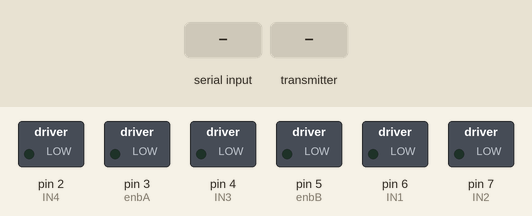
The sketch below on a simulated Arduino Uno, built with avr-gcc and run on an emulated ATmega328P. Parts: switched loads named in the sketch (green lamp = pin HIGH). Inputs (shaded band) come from the test bench. No radio packets arrive unless stated; what the sketch prints to the serial monitor is not drawn.

Above: at 1.2 s.
1.3 s: "1" received over Serial
At 2.1 s:
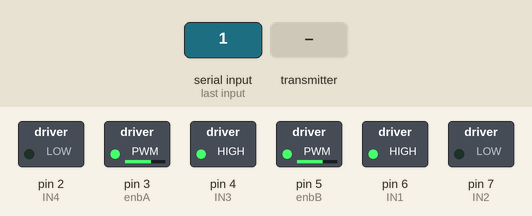
2.8 s: the transmitter starts sending data.0 = 0
At 3.2 s:
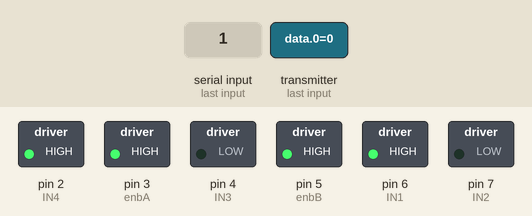
4.3 s: the transmitter starts sending data.1 = 256
At 5.5 s:
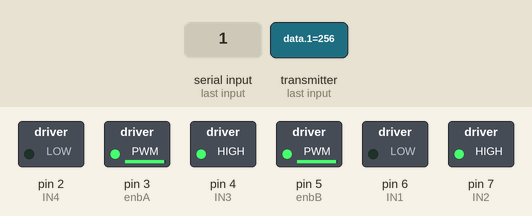
5.8 s: "2" received over Serial
7.3 s: "3" received over Serial
At 8.3 s:
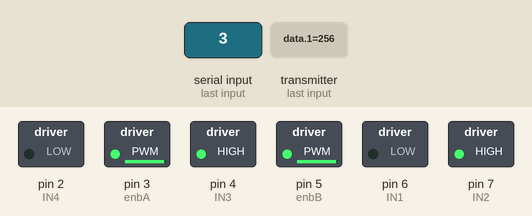
8.8 s: "4" received over Serial
At 9.7 s:
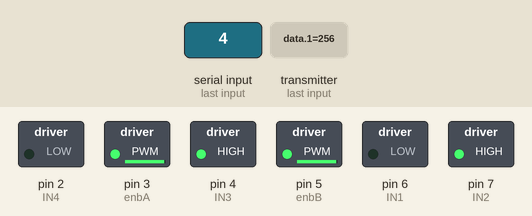
Timing chart, 0 to 11.3 s (numbered marks = the images above; inputs shaded):
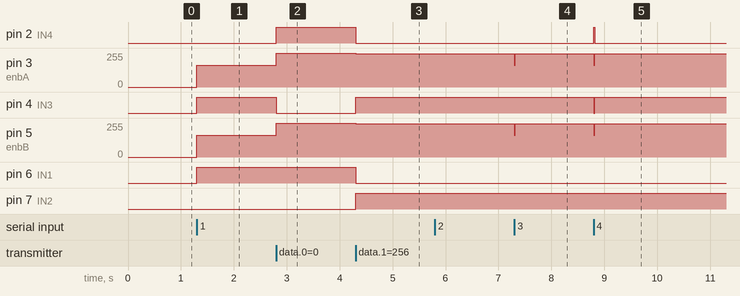

The sketch:

script100_.ino
```cpp
//necessary libraries

#include <SPI.h>      //SPI library for communicate with the nRF24L01+
#include "RF24.h"     //The main library of the nRF24L01+
#include <SoftwareSerial.h> //For serial communication


//SoftwareSerial ss(RXPin, TXPin);

//enable pins of the Motors
const int enbA = 3;
const int enbB = 5;

//control pins of the Motors

const int IN1 = 6;    //Right Motor (-)
const int IN2 = 7;    //Right Motor (+)

const int IN3 = 4;    //Left Motor (+)
const int IN4 = 2;    //Left Motor (-)


//packet for the direction (X axis and Y axis)
int data[2];


//define object from RF24 library - 9 and 10 are a digital pin numbers to which signals CE and CSN are connected
RF24 radio(9,10);

//pipe addresses for the communicate
const uint64_t pipe = 0xE8E8F0F0E1LL;


void setup(){
  //define the motor pins as OUTPUT
  pinMode(enbA, OUTPUT);
  pinMode(enbB, OUTPUT);
  pinMode(IN1, OUTPUT);
  pinMode(IN2, OUTPUT);
  pinMode(IN3, OUTPUT);
  pinMode(IN4, OUTPUT);


  //starting communication
  Serial.begin(9600);

  radio.begin();                    //Start the nRF24 communicate
  radio.openReadingPipe(1, pipe);   //Sets the address of the transmitter to which the program will receive data.
  radio.startListening();


  }


  void loop(){


  //Gesture control//
  if (radio.available()){
    radio.read(data, sizeof(data));


   //forward move with speed control
 if(data[0] > 365 && data[0] <=370){

      analogWrite(enbA, 70);
      analogWrite(enbB, 70);
      digitalWrite(IN1, HIGH);
      digitalWrite(IN2, LOW);
      digitalWrite(IN3, HIGH);
      digitalWrite(IN4, LOW);
    }

    else if(data[0] > 370 && data[0] <=375){

      analogWrite(enbA, 100);
      analogWrite(enbB, 100);
      digitalWrite(IN1, HIGH);
      digitalWrite(IN2, LOW);
      digitalWrite(IN3, HIGH);
      digitalWrite(IN4, LOW);
    }

    else if(data[0] > 375 && data[0] <=380){

      analogWrite(enbA, 150);
      analogWrite(enbB, 150);
      digitalWrite(IN1, HIGH);
      digitalWrite(IN2, LOW);
      digitalWrite(IN3, HIGH);
      digitalWrite(IN4, LOW);
    }

    else if(data[0] > 380 && data[0] <=385){

      analogWrite(enbA, 200);
      analogWrite(enbB, 200);
      digitalWrite(IN1, HIGH);
      digitalWrite(IN2, LOW);
      digitalWrite(IN3, HIGH);
      digitalWrite(IN4, LOW);
    }

    else if(data[0] > 385 ){

      analogWrite(enbA, 255);
      analogWrite(enbB, 255);
      digitalWrite(IN1, HIGH);
      digitalWrite(IN2, LOW);
      digitalWrite(IN3, HIGH);
      digitalWrite(IN4, LOW);
    }


//*****************************************************//

//reverse with speed control
if(data[0]<=325 && data[0]>320){

      analogWrite(enbA, 105);
      analogWrite(enbB, 100);
      digitalWrite(IN1, LOW);
      digitalWrite(IN2, HIGH);
      digitalWrite(IN3, LOW);
      digitalWrite(IN4, HIGH);
}

else if (data[0]<=320 && data[0]>315)
{
      analogWrite(enbA, 145);
      analogWrite(enbB, 140);
      digitalWrite(IN1, LOW);
      digitalWrite(IN2, HIGH);
      digitalWrite(IN3, LOW);
      digitalWrite(IN4, HIGH);
  }

  else if (data[0]<=315 && data[0]>310)
{
      analogWrite(enbA, 205);
      analogWrite(enbB, 200);
      digitalWrite(IN1, LOW);
      digitalWrite(IN2, HIGH);
      digitalWrite(IN3, LOW);
      digitalWrite(IN4, HIGH);
  }

  else if (data[0]<=310 && data[0]>305)
{
      analogWrite(enbA, 225);
      analogWrite(enbB, 220);
      digitalWrite(IN1, LOW);
      digitalWrite(IN2, HIGH);
      digitalWrite(IN3, LOW);
      digitalWrite(IN4, HIGH);
  }


//*****************************************************//

        //right side move with speed control
  if(data[1] <= 130 && data[1] > 120){


        analogWrite(enbA, 70);
        analogWrite(enbB, 70);
       digitalWrite(IN1, HIGH);
      digitalWrite(IN2, LOW);
      digitalWrite(IN3, LOW);
      digitalWrite(IN4, HIGH);

  }

       else  if (data[1] <=120 && data[1] >115){


        analogWrite(enbA, 100);
        analogWrite(enbB, 100);
      digitalWrite(IN1, HIGH);
      digitalWrite(IN2, LOW);
      digitalWrite(IN3, LOW);
      digitalWrite(IN4, HIGH);
      }


      else  if (data[1] <=115 && data[1] >110){


        analogWrite(enbA, 150);
        analogWrite(enbB, 150);
      digitalWrite(IN1, HIGH);
      digitalWrite(IN2, LOW);
      digitalWrite(IN3, LOW);
      digitalWrite(IN4, HIGH);
      }

     else  if (data[1] <=110 && data[1] >105){


        analogWrite(enbA, 200);
        analogWrite(enbB, 200);
      digitalWrite(IN1, HIGH);
      digitalWrite(IN2, LOW);
      digitalWrite(IN3, LOW);
      digitalWrite(IN4, HIGH);
      }

     else  if (data[1] <=105 ){

//&& data[1] >100
        analogWrite(enbA, 255);
        analogWrite(enbB, 255);
      digitalWrite(IN1, HIGH);
      digitalWrite(IN2, LOW);
      digitalWrite(IN3, LOW);
      digitalWrite(IN4, HIGH);
      }

//*****************************************************//

   //left side move with speed control
   if(data[1] > 170 && data[1] <= 175){

      analogWrite(enbA, 70);
      analogWrite(enbB, 70);
      digitalWrite(IN1, LOW);
      digitalWrite(IN2, HIGH);
      digitalWrite(IN3, HIGH);
      digitalWrite(IN4, LOW);
    }

    else if(data[1] > 175 && data[1] <= 180){

      analogWrite(enbA, 100);
      analogWrite(enbB, 100);
      digitalWrite(IN1, LOW);
      digitalWrite(IN2, HIGH);
      digitalWrite(IN3, HIGH);
      digitalWrite(IN4, LOW);
    }

    else if(data[1] > 180 && data[1] <= 185){

      analogWrite(enbA, 150);
      analogWrite(enbB, 150);
      digitalWrite(IN1, LOW);
      digitalWrite(IN2, HIGH);
      digitalWrite(IN3, HIGH);
      digitalWrite(IN4, LOW);
    }

     else if(data[1] > 185 && data[1] <= 190){

      analogWrite(enbA, 200);
      analogWrite(enbB, 200);
      digitalWrite(IN1, LOW);
      digitalWrite(IN2, HIGH);
      digitalWrite(IN3, HIGH);
      digitalWrite(IN4, LOW);
    }


     else if(data[1] > 190 ){

      analogWrite(enbA, 250);
      analogWrite(enbB, 250);
      digitalWrite(IN1, LOW);
      digitalWrite(IN2, HIGH);
      digitalWrite(IN3, HIGH);
      digitalWrite(IN4, LOW);
    }


       //stop car

    if(data[0] > 330 && data[0] < 360 && data[1] > 135 && data[1] < 165){
      //stop car
      analogWrite(enbA, 0);
      analogWrite(enbB, 0);
    }
  }

//*********************************************************//
       //****************************************//
  //Bluetooth control//


   if(Serial.available() > 0)
  {
    char data;
    data = Serial.read();
    Serial.write(Serial.read());

    switch (data)
    {
      case '1': //FORWARD
         analogWrite(enbA, 165);
         analogWrite(enbB, 162);
      digitalWrite(IN1, HIGH);
      digitalWrite(IN2, LOW);
      digitalWrite(IN3, HIGH);
      digitalWrite(IN4, LOW);
        break;


      case '2': //RIGHT
              analogWrite(enbA, 165);
               analogWrite(enbB, 162);
        digitalWrite(IN1, HIGH);
        digitalWrite(IN2, LOW);
        digitalWrite(IN3, LOW);
        digitalWrite(IN4, HIGH);
        break;


      case '3': // LEFT
           analogWrite(enbA, 165);
           analogWrite(enbB, 162);
      digitalWrite(IN1, LOW);
      digitalWrite(IN2, HIGH);
      digitalWrite(IN3, HIGH);
      digitalWrite(IN4, LOW);
        break;

      case '4': //REVERSE

          analogWrite(enbA, 165);
          analogWrite(enbB, 162);
      digitalWrite(IN1, LOW);
      digitalWrite(IN2, HIGH);
      digitalWrite(IN3, LOW);
      digitalWrite(IN4, HIGH);
        break;


      default: //If bluetooth module receives any value not listed above, both motors turn off
        analogWrite(enbA, 0);
        analogWrite(enbB, 0);
    }
  }


}
```

Measured:
- after the input at 1.3 s, pin 3 (enbA): 0/255 → 165/255 at once; pin 4 (IN3), pin 6 (IN1): LOW → HIGH at once; pin 5 (enbB): 0/255 → 162/255 at once
- after the input at 2.8 s, pin 2 (IN4): LOW → HIGH at once; pin 3 (enbA): 165/255 → 255/255 at once; pin 4 (IN3): HIGH → LOW at once; pin 5 (enbB): 162/255 → 255/255 at once
- after the input at 4.3 s, pin 2 (IN4), pin 6 (IN1): HIGH → LOW at once; pin 3 (enbA), pin 5 (enbB): 255/255 → 250/255 at once; pin 4 (IN3), pin 7 (IN2): LOW → HIGH at once
- after the input at 7.3 s, pin 3 (enbA): 250/255 → 165/255 at once, → 250/255 0.01 s later; pin 5 (enbB): 250/255 → 162/255 at once, → 250/255 0.01 s later
- after the input at 8.8 s, pin 2 (IN4): LOW → HIGH at once, → LOW 0.02 s later; pin 3 (enbA): 250/255 → 165/255 at once, → 250/255 0.02 s later; pin 4 (IN3): HIGH → LOW at once, → HIGH 0.02 s later; pin 5 (enbB): 250/255 → 162/255 at once, → 250/255 0.02 s later
